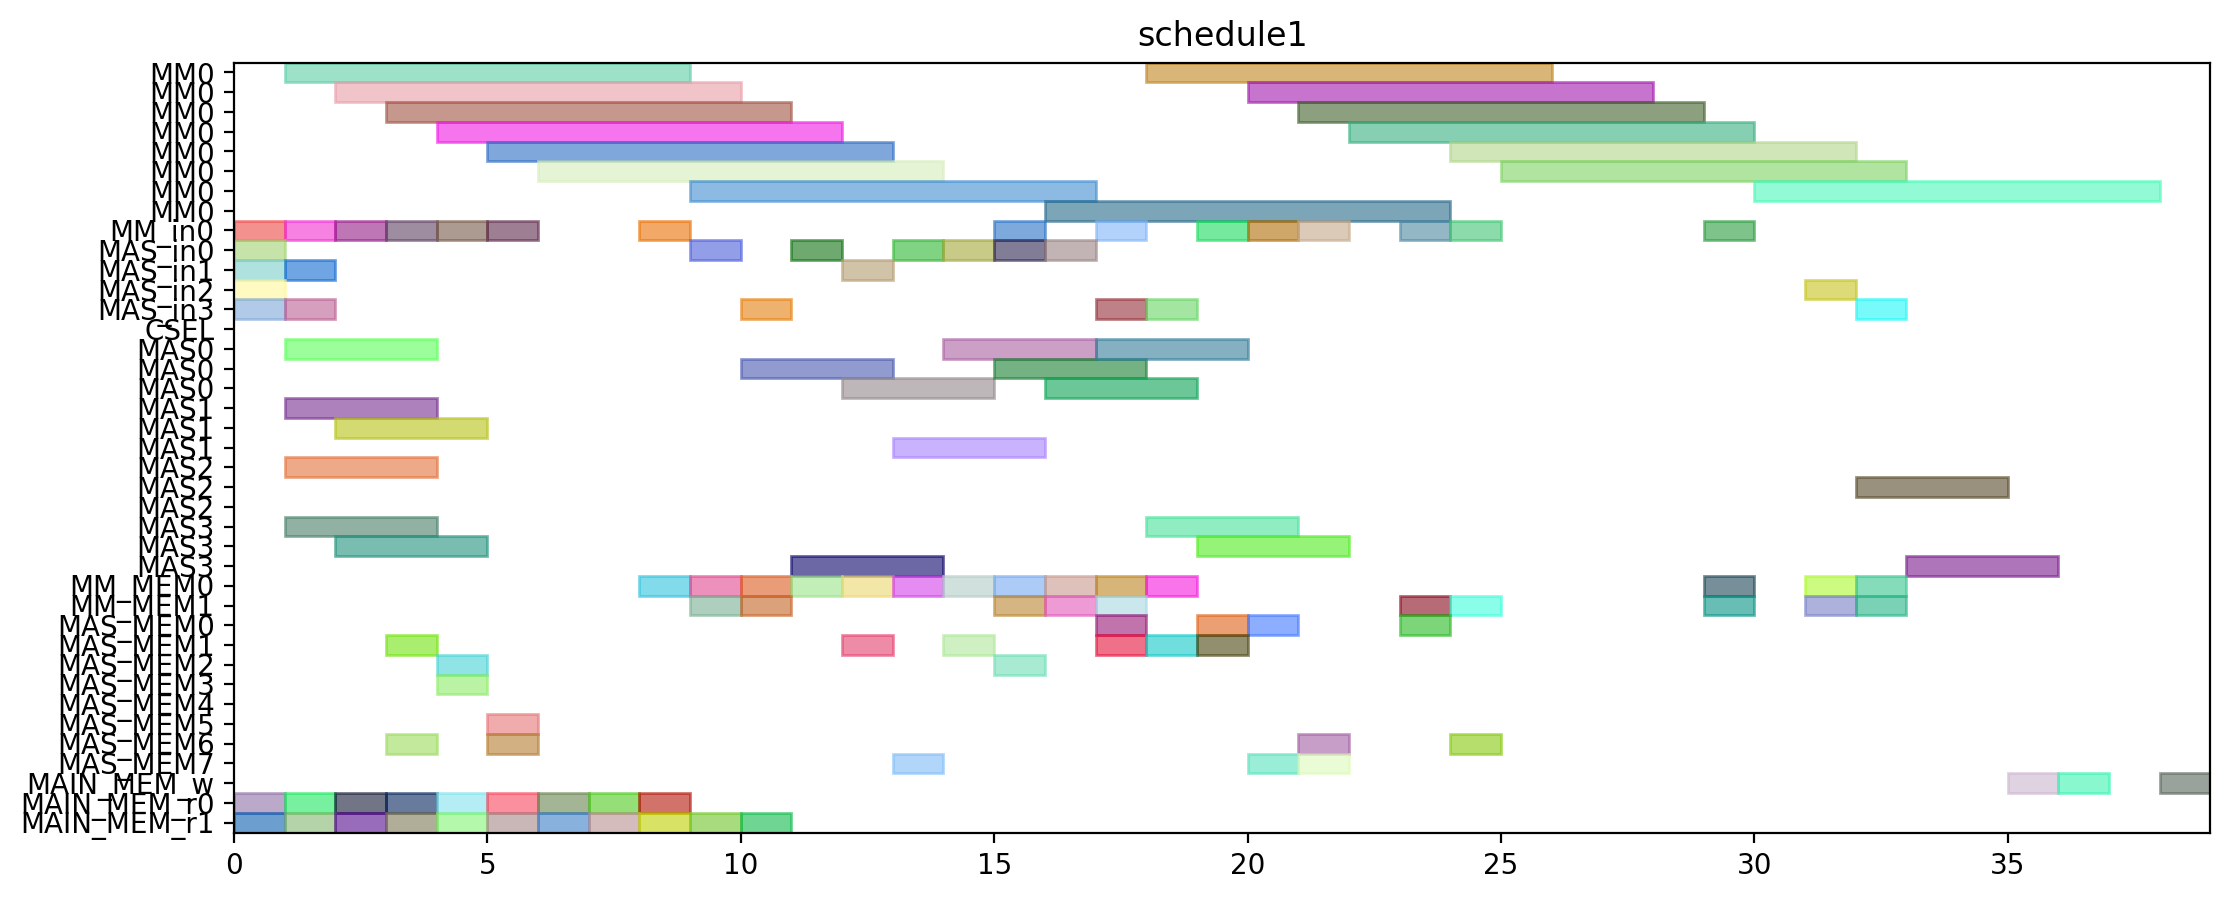

Here is the Python script that generated this plot:
from pyschedule import Scenario, solvers, plotters, alt


def solve():
	horizon = 120
	S = Scenario("schedule1", horizon=horizon)

	# resource
	MM = S.Resources('MM', num=1, size=8)
	MM_in = S.Resources('MM_in', num=1)
	MAS_in = S.Resources('MAS_in', num=4)
	CSEL = S.Resource('CSEL')
	MAS = S.Resources('MAS', num=4, size=3, periods=range(1, horizon))
	MM_MEM = S.Resources('MM_MEM', num=2)
	MAS_MEM = S.Resources('MAS_MEM', num=8)
	MAIN_MEM_w = S.Resource('MAIN_MEM_w', size=1)
	MAIN_MEM_r = S.Resources('MAIN_MEM_r', num=2)

	# result of previous scheduling
	t13_in = S.Task('t13_in', length=1, delay_cost=1)
	S += t13_in >= 0
	t13_in += MAS_in[3]

	t14_in = S.Task('t14_in', length=1, delay_cost=1)
	S += t14_in >= 0
	t14_in += MAS_in[0]

	t2_in = S.Task('t2_in', length=1, delay_cost=1)
	S += t2_in >= 0
	t2_in += MM_in[0]

	t3_in = S.Task('t3_in', length=1, delay_cost=1)
	S += t3_in >= 0
	t3_in += MAS_in[1]

	t9_in = S.Task('t9_in', length=1, delay_cost=1)
	S += t9_in >= 0
	t9_in += MAS_in[2]

	t9_mem0 = S.Task('t9_mem0', length=1, delay_cost=1)
	S += t9_mem0 >= 0
	t9_mem0 += MAIN_MEM_r[0]

	t9_mem1 = S.Task('t9_mem1', length=1, delay_cost=1)
	S += t9_mem1 >= 0
	t9_mem1 += MAIN_MEM_r[1]

	t0_in = S.Task('t0_in', length=1, delay_cost=1)
	S += t0_in >= 1
	t0_in += MM_in[0]

	t13 = S.Task('t13', length=3, delay_cost=1)
	S += t13 >= 1
	t13 += MAS[3]

	t14 = S.Task('t14', length=3, delay_cost=1)
	S += t14 >= 1
	t14 += MAS[0]

	t1_mem1 = S.Task('t1_mem1', length=1, delay_cost=1)
	S += t1_mem1 >= 1
	t1_mem1 += MAIN_MEM_r[1]

	t2 = S.Task('t2', length=8, delay_cost=1)
	S += t2 >= 1
	t2 += MM[0]

	t3 = S.Task('t3', length=3, delay_cost=1)
	S += t3 >= 1
	t3 += MAS[1]

	t4_in = S.Task('t4_in', length=1, delay_cost=1)
	S += t4_in >= 1
	t4_in += MAS_in[1]

	t8_in = S.Task('t8_in', length=1, delay_cost=1)
	S += t8_in >= 1
	t8_in += MAS_in[3]

	t8_mem0 = S.Task('t8_mem0', length=1, delay_cost=1)
	S += t8_mem0 >= 1
	t8_mem0 += MAIN_MEM_r[0]

	t9 = S.Task('t9', length=3, delay_cost=1)
	S += t9 >= 1
	t9 += MAS[2]

	t0 = S.Task('t0', length=8, delay_cost=1)
	S += t0 >= 2
	t0 += MM[0]

	t1_in = S.Task('t1_in', length=1, delay_cost=1)
	S += t1_in >= 2
	t1_in += MM_in[0]

	t2_mem0 = S.Task('t2_mem0', length=1, delay_cost=1)
	S += t2_mem0 >= 2
	t2_mem0 += MAIN_MEM_r[0]

	t2_mem1 = S.Task('t2_mem1', length=1, delay_cost=1)
	S += t2_mem1 >= 2
	t2_mem1 += MAIN_MEM_r[1]

	t4 = S.Task('t4', length=3, delay_cost=1)
	S += t4 >= 2
	t4 += MAS[1]

	t8 = S.Task('t8', length=3, delay_cost=1)
	S += t8 >= 2
	t8 += MAS[3]

	t1 = S.Task('t1', length=8, delay_cost=1)
	S += t1 >= 3
	t1 += MM[0]

	t13_mem0 = S.Task('t13_mem0', length=1, delay_cost=1)
	S += t13_mem0 >= 3
	t13_mem0 += MAIN_MEM_r[0]

	t15_in = S.Task('t15_in', length=1, delay_cost=1)
	S += t15_in >= 3
	t15_in += MM_in[0]

	t15_mem0 = S.Task('t15_mem0', length=1, delay_cost=1)
	S += t15_mem0 >= 3
	t15_mem0 += MAS_MEM[6]

	t15_mem1 = S.Task('t15_mem1', length=1, delay_cost=1)
	S += t15_mem1 >= 3
	t15_mem1 += MAS_MEM[1]

	t8_mem1 = S.Task('t8_mem1', length=1, delay_cost=1)
	S += t8_mem1 >= 3
	t8_mem1 += MAIN_MEM_r[1]

	t0_mem1 = S.Task('t0_mem1', length=1, delay_cost=1)
	S += t0_mem1 >= 4
	t0_mem1 += MAIN_MEM_r[1]

	t15 = S.Task('t15', length=8, delay_cost=1)
	S += t15 >= 4
	t15 += MM[0]

	t1_mem0 = S.Task('t1_mem0', length=1, delay_cost=1)
	S += t1_mem0 >= 4
	t1_mem0 += MAIN_MEM_r[0]

	t5_in = S.Task('t5_in', length=1, delay_cost=1)
	S += t5_in >= 4
	t5_in += MM_in[0]

	t5_mem0 = S.Task('t5_mem0', length=1, delay_cost=1)
	S += t5_mem0 >= 4
	t5_mem0 += MAS_MEM[2]

	t5_mem1 = S.Task('t5_mem1', length=1, delay_cost=1)
	S += t5_mem1 >= 4
	t5_mem1 += MAS_MEM[3]

	t10_in = S.Task('t10_in', length=1, delay_cost=1)
	S += t10_in >= 5
	t10_in += MM_in[0]

	t10_mem0 = S.Task('t10_mem0', length=1, delay_cost=1)
	S += t10_mem0 >= 5
	t10_mem0 += MAS_MEM[6]

	t10_mem1 = S.Task('t10_mem1', length=1, delay_cost=1)
	S += t10_mem1 >= 5
	t10_mem1 += MAS_MEM[5]

	t23_mem1 = S.Task('t23_mem1', length=1, delay_cost=1)
	S += t23_mem1 >= 5
	t23_mem1 += MAIN_MEM_r[1]

	t4_mem0 = S.Task('t4_mem0', length=1, delay_cost=1)
	S += t4_mem0 >= 5
	t4_mem0 += MAIN_MEM_r[0]

	t5 = S.Task('t5', length=8, delay_cost=1)
	S += t5 >= 5
	t5 += MM[0]

	t10 = S.Task('t10', length=8, delay_cost=1)
	S += t10 >= 6
	t10 += MM[0]

	t14_mem0 = S.Task('t14_mem0', length=1, delay_cost=1)
	S += t14_mem0 >= 6
	t14_mem0 += MAIN_MEM_r[0]

	t14_mem1 = S.Task('t14_mem1', length=1, delay_cost=1)
	S += t14_mem1 >= 6
	t14_mem1 += MAIN_MEM_r[1]

	t3_mem0 = S.Task('t3_mem0', length=1, delay_cost=1)
	S += t3_mem0 >= 7
	t3_mem0 += MAIN_MEM_r[0]

	t4_mem1 = S.Task('t4_mem1', length=1, delay_cost=1)
	S += t4_mem1 >= 7
	t4_mem1 += MAIN_MEM_r[1]

	t0_mem0 = S.Task('t0_mem0', length=1, delay_cost=1)
	S += t0_mem0 >= 8
	t0_mem0 += MAIN_MEM_r[0]

	t20_in = S.Task('t20_in', length=1, delay_cost=1)
	S += t20_in >= 8
	t20_in += MM_in[0]

	t20_mem0 = S.Task('t20_mem0', length=1, delay_cost=1)
	S += t20_mem0 >= 8
	t20_mem0 += MM_MEM[0]

	t20_mem1 = S.Task('t20_mem1', length=1, delay_cost=1)
	S += t20_mem1 >= 8
	t20_mem1 += MAIN_MEM_r[1]

	t13_mem1 = S.Task('t13_mem1', length=1, delay_cost=1)
	S += t13_mem1 >= 9
	t13_mem1 += MAIN_MEM_r[1]

	t16_in = S.Task('t16_in', length=1, delay_cost=1)
	S += t16_in >= 9
	t16_in += MAS_in[0]

	t16_mem0 = S.Task('t16_mem0', length=1, delay_cost=1)
	S += t16_mem0 >= 9
	t16_mem0 += MM_MEM[0]

	t16_mem1 = S.Task('t16_mem1', length=1, delay_cost=1)
	S += t16_mem1 >= 9
	t16_mem1 += MM_MEM[1]

	t20 = S.Task('t20', length=8, delay_cost=1)
	S += t20 >= 9
	t20 += MM[0]

	t16 = S.Task('t16', length=3, delay_cost=1)
	S += t16 >= 10
	t16 += MAS[0]

	t3_mem1 = S.Task('t3_mem1', length=1, delay_cost=1)
	S += t3_mem1 >= 10
	t3_mem1 += MAIN_MEM_r[1]

	t6_in = S.Task('t6_in', length=1, delay_cost=1)
	S += t6_in >= 10
	t6_in += MAS_in[3]

	t6_mem0 = S.Task('t6_mem0', length=1, delay_cost=1)
	S += t6_mem0 >= 10
	t6_mem0 += MM_MEM[0]

	t6_mem1 = S.Task('t6_mem1', length=1, delay_cost=1)
	S += t6_mem1 >= 10
	t6_mem1 += MM_MEM[1]

	t18_in = S.Task('t18_in', length=1, delay_cost=1)
	S += t18_in >= 11
	t18_in += MAS_in[0]

	t18_mem0 = S.Task('t18_mem0', length=1, delay_cost=1)
	S += t18_mem0 >= 11
	t18_mem0 += MM_MEM[0]

	t6 = S.Task('t6', length=3, delay_cost=1)
	S += t6 >= 11
	t6 += MAS[3]

	t17_in = S.Task('t17_in', length=1, delay_cost=1)
	S += t17_in >= 12
	t17_in += MAS_in[1]

	t17_mem0 = S.Task('t17_mem0', length=1, delay_cost=1)
	S += t17_mem0 >= 12
	t17_mem0 += MM_MEM[0]

	t17_mem1 = S.Task('t17_mem1', length=1, delay_cost=1)
	S += t17_mem1 >= 12
	t17_mem1 += MAS_MEM[1]

	t18 = S.Task('t18', length=3, delay_cost=1)
	S += t18 >= 12
	t18 += MAS[0]

	t17 = S.Task('t17', length=3, delay_cost=1)
	S += t17 >= 13
	t17 += MAS[1]

	t7_in = S.Task('t7_in', length=1, delay_cost=1)
	S += t7_in >= 13
	t7_in += MAS_in[0]

	t7_mem0 = S.Task('t7_mem0', length=1, delay_cost=1)
	S += t7_mem0 >= 13
	t7_mem0 += MM_MEM[0]

	t7_mem1 = S.Task('t7_mem1', length=1, delay_cost=1)
	S += t7_mem1 >= 13
	t7_mem1 += MAS_MEM[7]

	t19_in = S.Task('t19_in', length=1, delay_cost=1)
	S += t19_in >= 14
	t19_in += MAS_in[0]

	t19_mem0 = S.Task('t19_mem0', length=1, delay_cost=1)
	S += t19_mem0 >= 14
	t19_mem0 += MM_MEM[0]

	t19_mem1 = S.Task('t19_mem1', length=1, delay_cost=1)
	S += t19_mem1 >= 14
	t19_mem1 += MAS_MEM[1]

	t7 = S.Task('t7', length=3, delay_cost=1)
	S += t7 >= 14
	t7 += MAS[0]

	t11_in = S.Task('t11_in', length=1, delay_cost=1)
	S += t11_in >= 15
	t11_in += MAS_in[0]

	t11_mem0 = S.Task('t11_mem0', length=1, delay_cost=1)
	S += t11_mem0 >= 15
	t11_mem0 += MM_MEM[0]

	t11_mem1 = S.Task('t11_mem1', length=1, delay_cost=1)
	S += t11_mem1 >= 15
	t11_mem1 += MM_MEM[1]

	t19 = S.Task('t19', length=3, delay_cost=1)
	S += t19 >= 15
	t19 += MAS[0]

	t23_in = S.Task('t23_in', length=1, delay_cost=1)
	S += t23_in >= 15
	t23_in += MM_in[0]

	t23_mem0 = S.Task('t23_mem0', length=1, delay_cost=1)
	S += t23_mem0 >= 15
	t23_mem0 += MAS_MEM[2]

	t11 = S.Task('t11', length=3, delay_cost=1)
	S += t11 >= 16
	t11 += MAS[0]

	t22_in = S.Task('t22_in', length=1, delay_cost=1)
	S += t22_in >= 16
	t22_in += MAS_in[0]

	t22_mem0 = S.Task('t22_mem0', length=1, delay_cost=1)
	S += t22_mem0 >= 16
	t22_mem0 += MM_MEM[0]

	t22_mem1 = S.Task('t22_mem1', length=1, delay_cost=1)
	S += t22_mem1 >= 16
	t22_mem1 += MM_MEM[1]

	t23 = S.Task('t23', length=8, delay_cost=1)
	S += t23 >= 16
	t23 += MM[0]

	t21_in = S.Task('t21_in', length=1, delay_cost=1)
	S += t21_in >= 17
	t21_in += MAS_in[3]

	t21_mem0 = S.Task('t21_mem0', length=1, delay_cost=1)
	S += t21_mem0 >= 17
	t21_mem0 += MM_MEM[0]

	t21_mem1 = S.Task('t21_mem1', length=1, delay_cost=1)
	S += t21_mem1 >= 17
	t21_mem1 += MM_MEM[1]

	t22 = S.Task('t22', length=3, delay_cost=1)
	S += t22 >= 17
	t22 += MAS[0]

	t28_in = S.Task('t28_in', length=1, delay_cost=1)
	S += t28_in >= 17
	t28_in += MM_in[0]

	t28_mem0 = S.Task('t28_mem0', length=1, delay_cost=1)
	S += t28_mem0 >= 17
	t28_mem0 += MAS_MEM[0]

	t28_mem1 = S.Task('t28_mem1', length=1, delay_cost=1)
	S += t28_mem1 >= 17
	t28_mem1 += MAS_MEM[1]

	t12_in = S.Task('t12_in', length=1, delay_cost=1)
	S += t12_in >= 18
	t12_in += MAS_in[3]

	t12_mem0 = S.Task('t12_mem0', length=1, delay_cost=1)
	S += t12_mem0 >= 18
	t12_mem0 += MM_MEM[0]

	t12_mem1 = S.Task('t12_mem1', length=1, delay_cost=1)
	S += t12_mem1 >= 18
	t12_mem1 += MAS_MEM[1]

	t21 = S.Task('t21', length=3, delay_cost=1)
	S += t21 >= 18
	t21 += MAS[3]

	t28 = S.Task('t28', length=8, delay_cost=1)
	S += t28 >= 18
	t28 += MM[0]

	t12 = S.Task('t12', length=3, delay_cost=1)
	S += t12 >= 19
	t12 += MAS[3]

	t25_in = S.Task('t25_in', length=1, delay_cost=1)
	S += t25_in >= 19
	t25_in += MM_in[0]

	t25_mem0 = S.Task('t25_mem0', length=1, delay_cost=1)
	S += t25_mem0 >= 19
	t25_mem0 += MAS_MEM[0]

	t25_mem1 = S.Task('t25_mem1', length=1, delay_cost=1)
	S += t25_mem1 >= 19
	t25_mem1 += MAS_MEM[1]

	t25 = S.Task('t25', length=8, delay_cost=1)
	S += t25 >= 20
	t25 += MM[0]

	t27_in = S.Task('t27_in', length=1, delay_cost=1)
	S += t27_in >= 20
	t27_in += MM_in[0]

	t27_mem0 = S.Task('t27_mem0', length=1, delay_cost=1)
	S += t27_mem0 >= 20
	t27_mem0 += MAS_MEM[0]

	t27_mem1 = S.Task('t27_mem1', length=1, delay_cost=1)
	S += t27_mem1 >= 20
	t27_mem1 += MAS_MEM[7]

	t27 = S.Task('t27', length=8, delay_cost=1)
	S += t27 >= 21
	t27 += MM[0]

	t29_in = S.Task('t29_in', length=1, delay_cost=1)
	S += t29_in >= 21
	t29_in += MM_in[0]

	t29_mem0 = S.Task('t29_mem0', length=1, delay_cost=1)
	S += t29_mem0 >= 21
	t29_mem0 += MAS_MEM[6]

	t29_mem1 = S.Task('t29_mem1', length=1, delay_cost=1)
	S += t29_mem1 >= 21
	t29_mem1 += MAS_MEM[7]

	t29 = S.Task('t29', length=8, delay_cost=1)
	S += t29 >= 22
	t29 += MM[0]


	# new tasks
	t24 = S.Task('t24', length=8, delay_cost=1)
	t24 += alt(MM)
	t24_in = S.Task('t24_in', length=1, delay_cost=1)
	t24_in += alt(MM_in)
	S += t24_in*MM_in[0]<=t24*MM[0]

	t24_mem0 = S.Task('t24_mem0', length=1, delay_cost=1)
	t24_mem0 += MAS_MEM[6]
	S += 21 < t24_mem0
	S += t24_mem0 <= t24

	t24_mem1 = S.Task('t24_mem1', length=1, delay_cost=1)
	t24_mem1 += MM_MEM[1]
	S += 23 < t24_mem1
	S += t24_mem1 <= t24

	t26 = S.Task('t26', length=8, delay_cost=1)
	t26 += alt(MM)
	t26_in = S.Task('t26_in', length=1, delay_cost=1)
	t26_in += alt(MM_in)
	S += t26_in*MM_in[0]<=t26*MM[0]

	t26_mem0 = S.Task('t26_mem0', length=1, delay_cost=1)
	t26_mem0 += MAS_MEM[0]
	S += 17 < t26_mem0
	S += t26_mem0 <= t26

	t26_mem1 = S.Task('t26_mem1', length=1, delay_cost=1)
	t26_mem1 += MM_MEM[1]
	S += 23 < t26_mem1
	S += t26_mem1 <= t26

	PZ_new = S.Task('PZ_new', length=8, delay_cost=1)
	PZ_new += alt(MM)
	PZ_new_in = S.Task('PZ_new_in', length=1, delay_cost=1)
	PZ_new_in += alt(MM_in)
	S += PZ_new_in*MM_in[0]<=PZ_new*MM[0]

	S += 0<PZ_new

	PZ_new_w = S.Task('PZ_new_w', length=1, delay_cost=1)
	PZ_new_w += alt(MAIN_MEM_w)
	S += PZ_new <= PZ_new_w

	PZ_new_mem0 = S.Task('PZ_new_mem0', length=1, delay_cost=1)
	PZ_new_mem0 += MM_MEM[0]
	S += 29 < PZ_new_mem0
	S += PZ_new_mem0 <= PZ_new

	PZ_new_mem1 = S.Task('PZ_new_mem1', length=1, delay_cost=1)
	PZ_new_mem1 += MM_MEM[1]
	S += 25 < PZ_new_mem1
	S += PZ_new_mem1 <= PZ_new

	PX_new = S.Task('PX_new', length=3, delay_cost=1)
	PX_new += alt(MAS)
	PX_new_in = S.Task('PX_new_in', length=1, delay_cost=1)
	PX_new_in += alt(MAS_in)
	S += PX_new_in*MAS_in[0]<=PX_new*MAS[0]

	S += PX_new_in*MAS_in[1]<=PX_new*MAS[1]

	S += PX_new_in*MAS_in[2]<=PX_new*MAS[2]

	S += PX_new_in*MAS_in[3]<=PX_new*MAS[3]

	S += 0<PX_new

	PX_new_w = S.Task('PX_new_w', length=1, delay_cost=1)
	PX_new_w += alt(MAIN_MEM_w)
	S += PX_new <= PX_new_w

	PX_new_mem0 = S.Task('PX_new_mem0', length=1, delay_cost=1)
	PX_new_mem0 += MM_MEM[0]
	S += 27 < PX_new_mem0
	S += PX_new_mem0 <= PX_new

	PX_new_mem1 = S.Task('PX_new_mem1', length=1, delay_cost=1)
	PX_new_mem1 += alt(MM_MEM)
	S += (t24*MM[0])-1 < PX_new_mem1*MM_MEM[1]
	S += PX_new_mem1 <= PX_new

	PY_new = S.Task('PY_new', length=3, delay_cost=1)
	PY_new += alt(MAS)
	PY_new_in = S.Task('PY_new_in', length=1, delay_cost=1)
	PY_new_in += alt(MAS_in)
	S += PY_new_in*MAS_in[0]<=PY_new*MAS[0]

	S += PY_new_in*MAS_in[1]<=PY_new*MAS[1]

	S += PY_new_in*MAS_in[2]<=PY_new*MAS[2]

	S += PY_new_in*MAS_in[3]<=PY_new*MAS[3]

	S += 0<PY_new

	PY_new_w = S.Task('PY_new_w', length=1, delay_cost=1)
	PY_new_w += alt(MAIN_MEM_w)
	S += PY_new <= PY_new_w

	PY_new_mem0 = S.Task('PY_new_mem0', length=1, delay_cost=1)
	PY_new_mem0 += MM_MEM[0]
	S += 28 < PY_new_mem0
	S += PY_new_mem0 <= PY_new

	PY_new_mem1 = S.Task('PY_new_mem1', length=1, delay_cost=1)
	PY_new_mem1 += alt(MM_MEM)
	S += (t26*MM[0])-1 < PY_new_mem1*MM_MEM[1]
	S += PY_new_mem1 <= PY_new

	solvers.mip.solve(S,msg=1,kind='CPLEX',ratio_gap=1.01)

	solution = [['hoge']*len(S.solution()[1]) for i in range(len(S.solution()))]
	for i in range(len(S.solution())):
		for j in range(len(S.solution()[i])):
			solution[i][j]=str(S.solution()[i][j])
	print(solution)

	cycles = int(solution[-1][3])

	pic_file_name = "/home/mfukuda/ABE/multiRAM_multiMAS_16mux/scheduling_result/stage8MM1_stage3MAS4/EP_ADD_A_0/schedule1.png"
	if(S.solution() != []):
		plotters.matplotlib.plot(S,img_filename=pic_file_name, show_task_labels=False, fig_size=(cycles*0.25+3, 5))

	return solution
